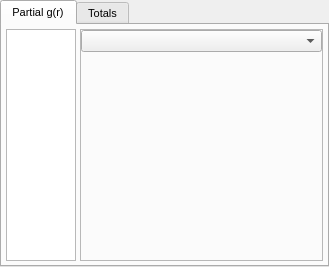
<?xml version="1.0" encoding="UTF-8"?>
<ui version="4.0">
 <class>RDFModuleWidget</class>
 <widget class="QWidget" name="RDFModuleWidget">
  <property name="geometry">
   <rect>
    <x>0</x>
    <y>0</y>
    <width>329</width>
    <height>267</height>
   </rect>
  </property>
  <property name="sizePolicy">
   <sizepolicy hsizetype="Expanding" vsizetype="Expanding">
    <horstretch>0</horstretch>
    <verstretch>0</verstretch>
   </sizepolicy>
  </property>
  <property name="font">
   <font>
    <pointsize>8</pointsize>
   </font>
  </property>
  <property name="windowTitle">
   <string>RDF Controls</string>
  </property>
  <layout class="QVBoxLayout" name="verticalLayout_2">
   <property name="spacing">
    <number>0</number>
   </property>
   <property name="leftMargin">
    <number>0</number>
   </property>
   <property name="topMargin">
    <number>0</number>
   </property>
   <property name="rightMargin">
    <number>0</number>
   </property>
   <property name="bottomMargin">
    <number>0</number>
   </property>
   <item>
    <widget class="QTabWidget" name="Tabs">
     <property name="currentIndex">
      <number>0</number>
     </property>
     <widget class="QWidget" name="PartialGRTab">
      <attribute name="title">
       <string>Partial g(r)</string>
      </attribute>
      <layout class="QHBoxLayout" name="horizontalLayout">
       <property name="spacing">
        <number>4</number>
       </property>
       <property name="leftMargin">
        <number>4</number>
       </property>
       <property name="topMargin">
        <number>4</number>
       </property>
       <property name="rightMargin">
        <number>4</number>
       </property>
       <property name="bottomMargin">
        <number>4</number>
       </property>
       <item>
        <widget class="QListWidget" name="PartialsList">
         <property name="sizePolicy">
          <sizepolicy hsizetype="Preferred" vsizetype="Expanding">
           <horstretch>1</horstretch>
           <verstretch>0</verstretch>
          </sizepolicy>
         </property>
        </widget>
       </item>
       <item>
        <widget class="QFrame" name="PartialGRPlotFrame">
         <property name="sizePolicy">
          <sizepolicy hsizetype="Expanding" vsizetype="Expanding">
           <horstretch>6</horstretch>
           <verstretch>0</verstretch>
          </sizepolicy>
         </property>
         <property name="acceptDrops">
          <bool>true</bool>
         </property>
         <property name="frameShape">
          <enum>QFrame::StyledPanel</enum>
         </property>
         <property name="frameShadow">
          <enum>QFrame::Sunken</enum>
         </property>
         <layout class="QVBoxLayout" name="verticalLayout_3">
          <property name="spacing">
           <number>0</number>
          </property>
          <property name="leftMargin">
           <number>0</number>
          </property>
          <property name="topMargin">
           <number>0</number>
          </property>
          <property name="rightMargin">
           <number>0</number>
          </property>
          <property name="bottomMargin">
           <number>0</number>
          </property>
          <item>
           <widget class="QComboBox" name="TargetCombo"/>
          </item>
          <item>
           <widget class="UChromaViewWidget" name="PartialsPlotWidget" native="true">
            <property name="sizePolicy">
             <sizepolicy hsizetype="Expanding" vsizetype="Expanding">
              <horstretch>0</horstretch>
              <verstretch>0</verstretch>
             </sizepolicy>
            </property>
           </widget>
          </item>
         </layout>
        </widget>
       </item>
      </layout>
     </widget>
     <widget class="QWidget" name="TotalsTab">
      <attribute name="title">
       <string>Totals</string>
      </attribute>
      <layout class="QVBoxLayout" name="verticalLayout">
       <property name="spacing">
        <number>4</number>
       </property>
       <property name="leftMargin">
        <number>4</number>
       </property>
       <property name="topMargin">
        <number>4</number>
       </property>
       <property name="rightMargin">
        <number>4</number>
       </property>
       <property name="bottomMargin">
        <number>4</number>
       </property>
       <item>
        <widget class="QFrame" name="TotalGRPlotFrame">
         <property name="sizePolicy">
          <sizepolicy hsizetype="Expanding" vsizetype="Expanding">
           <horstretch>0</horstretch>
           <verstretch>0</verstretch>
          </sizepolicy>
         </property>
         <property name="acceptDrops">
          <bool>true</bool>
         </property>
         <property name="frameShape">
          <enum>QFrame::StyledPanel</enum>
         </property>
         <property name="frameShadow">
          <enum>QFrame::Sunken</enum>
         </property>
         <layout class="QHBoxLayout" name="horizontalLayout_6">
          <property name="spacing">
           <number>0</number>
          </property>
          <property name="leftMargin">
           <number>0</number>
          </property>
          <property name="topMargin">
           <number>0</number>
          </property>
          <property name="rightMargin">
           <number>0</number>
          </property>
          <property name="bottomMargin">
           <number>0</number>
          </property>
          <item>
           <widget class="UChromaViewWidget" name="TotalsPlotWidget" native="true"/>
          </item>
         </layout>
        </widget>
       </item>
      </layout>
     </widget>
    </widget>
   </item>
  </layout>
 </widget>
 <customwidgets>
  <customwidget>
   <class>UChromaViewWidget</class>
   <extends>QWidget</extends>
   <header>gui/uchroma/gui/uchromaview.h</header>
   <container>1</container>
  </customwidget>
 </customwidgets>
 <resources>
  <include location="../../../gui/icons.qrc"/>
 </resources>
 <connections/>
</ui>
